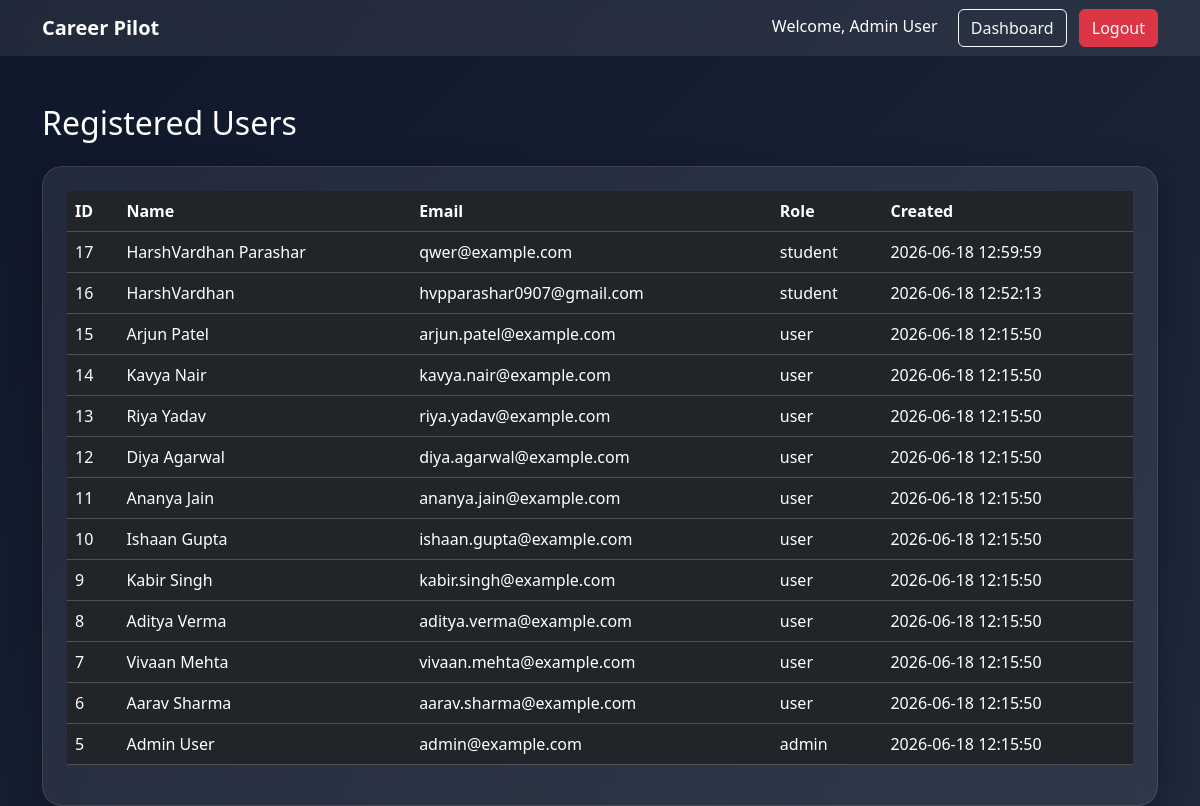
/users (signed in), run on the app's committed database.
### tables this page shows
CREATE TABLE users (
    id INTEGER PRIMARY KEY AUTOINCREMENT,
    name TEXT NOT NULL,
    email TEXT UNIQUE NOT NULL,
    password TEXT NOT NULL,
    created_at TIMESTAMP DEFAULT CURRENT_TIMESTAMP
, role TEXT DEFAULT 'student');

### app.py (the view)
@app.route("/users")
def users():
    if "user_id" not in session:
        return redirect(url_for("login"))
    if session["user_role"] != "admin":
        return redirect(url_for("dashboard"))
    conn = get_connection()
    cursor = conn.cursor()
    cursor.execute("""
        SELECT id,name,email,role,created_at
        FROM users
        ORDER BY id DESC
    """)
    users = cursor.fetchall()
    conn.close()
    return render_template(
        "users.html",
        users=users
    )

### database.py (called while the page is built)
def get_connection():
    conn = sqlite3.connect(DB_PATH)
    conn.row_factory = sqlite3.Row
    return conn

### templates/users.html (shortened to what this page needs)
{% extends "base.html" %}
{% block content %}
<h2 class="mb-4">Registered Users</h2>
<div class="card card-custom p-4">
    <table class="table table-dark table-hover">
        <thead>
            <tr>
                <th>ID</th>
                <th>Name</th>
                <th>Email</th>
                <th>Role</th>
                <th>Created</th>
            </tr>
        </thead>
        <tbody>
        {% for user in users %}
            <tr>
                <td>{{ user[0] }}</td>
                <td>{{ user[1] }}</td>
                <td>{{ user[2] }}</td>
                <td>{{ user[3] }}</td>
                <td>{{ user[4] }}</td>
            </tr>
        {% endfor %}
        </tbody>
    </table>
</div>
{% endblock %}

### templates/base.html (shortened to what this page needs)
<!DOCTYPE html>
<html lang="en">
<head>
    <link href="https://cdn.jsdelivr.net/npm/bootstrap@5.3.8/dist/css/bootstrap.min.css" rel="stylesheet">
</head>
<body>
<nav class="navbar navbar-expand-lg navbar-dark">
    <div class="container">
        <a class="navbar-brand fw-bold" href="/">
            Career Pilot
        </a>
        <div>
    {% if session.get('user_id') %}
        <span class="text-white me-3">
            Welcome, {{ session['user_name'] }}
        </span>
        <a class="btn btn-outline-light me-2" href="/dashboard">
            Dashboard
        </a>
        <a class="btn btn-danger" href="/logout">
            Logout
        </a>
    {% endif %}
</div>
    </div>
</nav>
<div class="container mt-5">
    {% block content %}
    {% endblock %}
</div>
</body>
</html>

### templates/base.html (style rules this page uses)
body { background: linear-gradient(135deg,#0f172a,#1e293b); min-height:100vh; color:white; }
.navbar { background: rgba(255,255,255,0.08); backdrop-filter: blur(10px); }
.card-custom { background: rgba(255,255,255,0.08); border: 1px solid rgba(255,255,255,0.1); border-radius: 20px; backdrop-filter: blur(12px); color:white; box-shadow: 0 8px 32px rgba(0,0,0,0.3); }

### data on the page
users: user_name "Admin User", id "5", name "Admin User", email "admin@example.com", role "admin", created_at "2026-06-18 12:15:50"
users: id "17", name "HarshVardhan Parashar", email "qwer@example.com", role "student", created_at "2026-06-18 12:59:59"
users: id "16", name "HarshVardhan", email "hvpparashar0907@gmail.com", role "student", created_at "2026-06-18 12:52:13"
users: id "15", name "Arjun Patel", email "arjun.patel@example.com", role "user", created_at "2026-06-18 12:15:50"
users: id "14", name "Kavya Nair", email "kavya.nair@example.com", role "user", created_at "2026-06-18 12:15:50"
users: id "13", name "Riya Yadav", email "riya.yadav@example.com", role "user", created_at "2026-06-18 12:15:50"
users: id "12", name "Diya Agarwal", email "diya.agarwal@example.com", role "user", created_at "2026-06-18 12:15:50"
users: id "11", name "Ananya Jain", email "ananya.jain@example.com", role "user", created_at "2026-06-18 12:15:50"
users: id "10", name "Ishaan Gupta", email "ishaan.gupta@example.com", role "user", created_at "2026-06-18 12:15:50"
users: id "9", name "Kabir Singh", email "kabir.singh@example.com", role "user", created_at "2026-06-18 12:15:50"
users: id "8", name "Aditya Verma", email "aditya.verma@example.com", role "user", created_at "2026-06-18 12:15:50"
users: id "7", name "Vivaan Mehta", email "vivaan.mehta@example.com", role "user", created_at "2026-06-18 12:15:50"
users: id "6", name "Aarav Sharma", email "aarav.sharma@example.com", role "user", created_at "2026-06-18 12:15:50"
